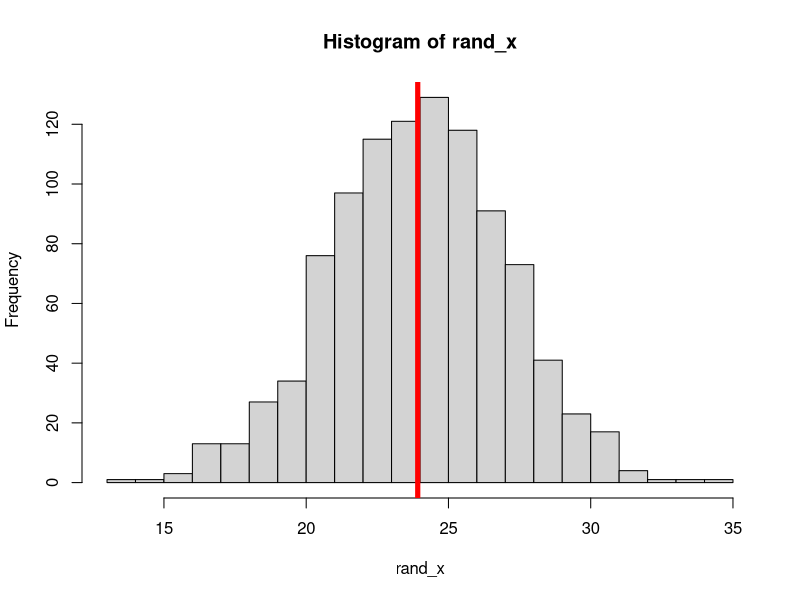

Write the R code that produced this figure.
## PlotRandom.R
## Original: October 6, 202
## Example.


## Purpose:
##    A function that will generate a random sample
##     of Normal values, plot a histogram with an 
##     overlaid mean on the plot.
##
## Inputs:
##     numpts = the number of points to generate
##     mu = the theoretical mean of the Normal distribution
##     sigma = the standard deviation of the Normal distribution
##     numbins = the number of bins for the histogram
##     line width = the width of the mean vertical line
##     meanColor = the color for the overlaid mean
##     seed = a random number generator seed, to ensure
##            reproducibility
## Outputs: A list with the following elements
##     Random_values = a vector with the generated random 
##                     values
##     Mean_x = the sample mean of Random_values
##     SD_x = the sample standard deviation of Random_values

plotRandomNormals <- function(numpts=1000, numbins=15, mu=24, sigma=3, meanColor= "red", seed=8675309, linewidth=2) {
  set.seed(seed)
  rand_x <- rnorm(numpts, mean=mu, sd=sigma)
  mean_x <- mean(rand_x)
  hist(rand_x, breaks=numbins)
  abline(v=mean_x, col=meanColor, lwd=linewidth)
  list(Random_values = rand_x,
       Mean_x = mean_x,
       SD_x = sd(rand_x) )
}

## Test the Function

plotRandomNormals(linewidth = 5)

